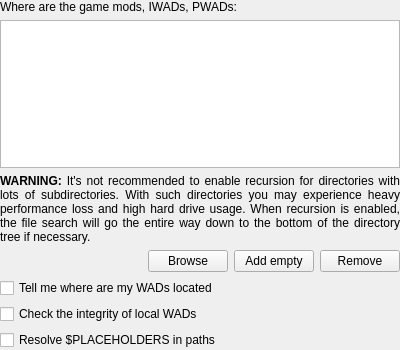
<?xml version="1.0" encoding="UTF-8"?>
<ui version="4.0">
 <class>CFGFilePaths</class>
 <widget class="QWidget" name="CFGFilePaths">
  <property name="geometry">
   <rect>
    <x>0</x>
    <y>0</y>
    <width>400</width>
    <height>350</height>
   </rect>
  </property>
  <layout class="QVBoxLayout" name="verticalLayout_2">
   <property name="leftMargin">
    <number>0</number>
   </property>
   <property name="topMargin">
    <number>0</number>
   </property>
   <property name="rightMargin">
    <number>0</number>
   </property>
   <property name="bottomMargin">
    <number>0</number>
   </property>
   <item>
    <widget class="QLabel" name="label">
     <property name="text">
      <string>Where are the game mods, IWADs, PWADs:</string>
     </property>
    </widget>
   </item>
   <item>
    <widget class="TableWidgetReorderable" name="tblFilePaths">
     <property name="dragDropOverwriteMode">
      <bool>false</bool>
     </property>
     <property name="dragDropMode">
      <enum>QAbstractItemView::InternalMove</enum>
     </property>
     <property name="selectionBehavior">
      <enum>QAbstractItemView::SelectRows</enum>
     </property>
     <property name="horizontalScrollMode">
      <enum>QAbstractItemView::ScrollPerPixel</enum>
     </property>
     <property name="wordWrap">
      <bool>false</bool>
     </property>
     <attribute name="horizontalHeaderMinimumSectionSize">
      <number>18</number>
     </attribute>
     <attribute name="horizontalHeaderHighlightSections">
      <bool>false</bool>
     </attribute>
     <attribute name="verticalHeaderVisible">
      <bool>false</bool>
     </attribute>
    </widget>
   </item>
   <item>
    <widget class="QLabel" name="label_2">
     <property name="text">
      <string>&lt;html&gt;&lt;head/&gt;&lt;body&gt;&lt;p align=&quot;justify&quot;&gt;&lt;span style=&quot; font-weight:600;&quot;&gt;WARNING: &lt;/span&gt;It's not recommended to enable recursion for directories with lots of subdirectories. With such directories you may experience heavy performance loss and high hard drive usage. When recursion is enabled, the file search will go the entire way down to the bottom of the directory tree if necessary.&lt;/p&gt;&lt;/body&gt;&lt;/html&gt;</string>
     </property>
     <property name="wordWrap">
      <bool>true</bool>
     </property>
    </widget>
   </item>
   <item>
    <layout class="QHBoxLayout" name="horizontalLayout">
     <property name="sizeConstraint">
      <enum>QLayout::SetDefaultConstraint</enum>
     </property>
     <item>
      <spacer name="horizontalSpacer">
       <property name="orientation">
        <enum>Qt::Horizontal</enum>
       </property>
       <property name="sizeHint" stdset="0">
        <size>
         <width>40</width>
         <height>20</height>
        </size>
       </property>
      </spacer>
     </item>
     <item>
      <widget class="QPushButton" name="btnBrowseWadPath">
       <property name="toolTip">
        <string>Browse for a file path.</string>
       </property>
       <property name="text">
        <string>Browse</string>
       </property>
      </widget>
     </item>
     <item>
      <widget class="QPushButton" name="btnAddWadPath">
       <property name="toolTip">
        <string>Add an empty path to the list.</string>
       </property>
       <property name="text">
        <string>Add empty</string>
       </property>
       <property name="icon">
        <iconset resource="../../../../media/resources.qrc">
         <normaloff>:/icons/plus.png</normaloff>:/icons/plus.png</iconset>
       </property>
      </widget>
     </item>
     <item>
      <widget class="QPushButton" name="btnRemoveWadPath">
       <property name="toolTip">
        <string>Remove the selected paths from the list.</string>
       </property>
       <property name="text">
        <string>Remove</string>
       </property>
       <property name="icon">
        <iconset resource="../../../../media/resources.qrc">
         <normaloff>:/icons/x.png</normaloff>:/icons/x.png</iconset>
       </property>
      </widget>
     </item>
    </layout>
   </item>
   <item>
    <widget class="QCheckBox" name="cbTellMeWhereAreMyWads">
     <property name="toolTip">
      <string>&lt;p&gt;If selected Doomseeker will attempt to find the files used on a particular server when the mouse cursor is hovered over the WADs and IWAD columns. This requires a hard drive access to search in all the directories specified above each time a new tooltip is generated. If it takes too long to create such tooltip, you may try disabling this option.&lt;/p&gt;</string>
     </property>
     <property name="text">
      <string>Tell me where are my WADs located</string>
     </property>
    </widget>
   </item>
   <item>
    <widget class="QCheckBox" name="cbCheckTheIntegrityOfWads">
     <property name="toolTip">
      <string>&lt;p&gt;If selected Doomseeker will attempt to check the integrity of the local WADs, compared to the ones used on a particular server. This requires a hard drive access to read the entirety of the WADs. It also requires the checksums to be downloaded from the servers, causing more network traffic. If it takes too long to join servers, or there are problems with the server refresh, you may want to disable this feature.&lt;/p&gt;
&lt;p&gt;This setting is used when joining a server and when clicking the &amp;quot;Find missing WADs&amp;quot; button in the context menu.&lt;/p&gt;</string>
     </property>
     <property name="text">
      <string>Check the integrity of local WADs</string>
     </property>
    </widget>
   </item>
   <item>
    <widget class="QCheckBox" name="cbResolveTemplatedPathsPlaceholders">
     <property name="text">
      <string>Resolve $PLACEHOLDERS in paths</string>
     </property>
    </widget>
   </item>
  </layout>
 </widget>
 <customwidgets>
  <customwidget>
   <class>TableWidgetReorderable</class>
   <extends>QTableWidget</extends>
   <header>gui/widgets/tablewidgetreorderable.h</header>
  </customwidget>
 </customwidgets>
 <tabstops>
  <tabstop>tblFilePaths</tabstop>
  <tabstop>btnAddWadPath</tabstop>
  <tabstop>btnRemoveWadPath</tabstop>
  <tabstop>cbTellMeWhereAreMyWads</tabstop>
  <tabstop>cbCheckTheIntegrityOfWads</tabstop>
 </tabstops>
 <resources>
  <include location="../../../../media/resources.qrc"/>
 </resources>
 <connections/>
</ui>
